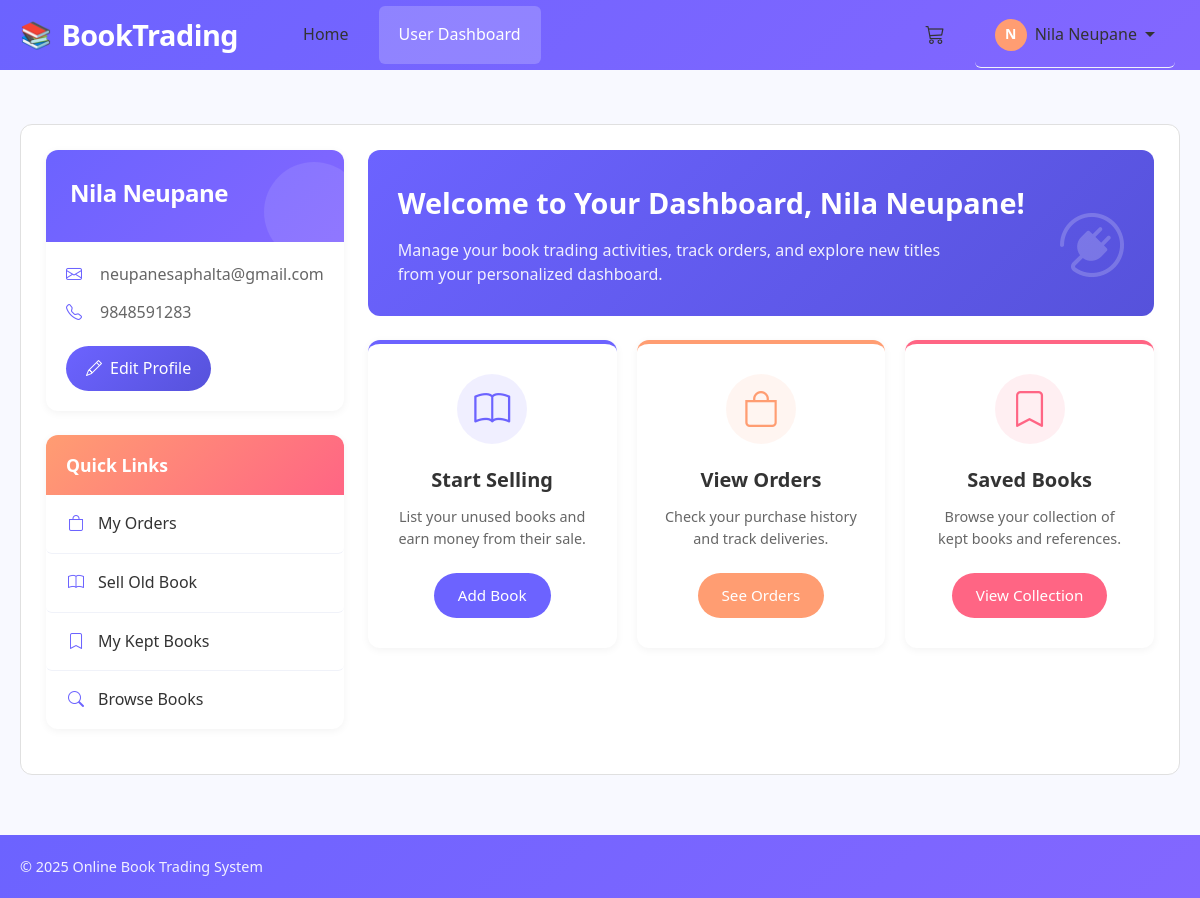
The page /user/dashboard.php (signed in) on the database its author committed.
### tables this page shows
CREATE TABLE `users` (
  `id` int(11) NOT NULL,
  `name` varchar(255) NOT NULL,
  `email` varchar(255) NOT NULL,
  `phone` varchar(20) NOT NULL,
  `password` varchar(255) NOT NULL,
  `address` text DEFAULT NULL,
  `is_admin` tinyint(1) DEFAULT 0,
  `created_at` timestamp NOT NULL DEFAULT current_timestamp()
);

### includes/functions.php (called while the page is built, shortened)
<?php
function getUserById($userId) {
    global $conn;
    $query = "SELECT * FROM users WHERE id = '$userId'";
    $result = mysqli_query($conn, $query);
    return mysqli_fetch_assoc($result);
}
?>

### user/dashboard.php (the view, shortened to what this page needs)
<?php
$relativePath = '../';
require_once $relativePath . 'includes/header.php';
$userId = $_SESSION['user_id'];
$user = getUserById($userId);
?>
<div class="dashboard-wrapper">
    <div class="dashboard-sidebar">
        <div class="profile-card">
            <div class="profile-header">
                <h2 class="profile-name"><?php echo $user['name']; ?></h2>
            </div>
            <div class="profile-body">
                <div class="profile-info">
                    <div class="info-row">
                        <i class="bi bi-envelope info-icon"></i>
                        <?php echo $user['email']; ?>
                    </div>
                    <div class="info-row">
                        <i class="bi bi-telephone info-icon"></i>
                        <?php echo $user['phone']; ?>
                    </div>
                </div>
                <a href="profile.php" class="edit-profile-button">
                    <i class="bi bi-pencil"></i> Edit Profile
                </a>
            </div>
        </div>
        <div class="nav-card">
            <div class="nav-header">
                Quick Links
            </div>
            <div class="nav-links">
                <a href="orders.php" class="nav-link">
                    <i class="bi bi-bag nav-icon"></i> My Orders
                </a>
                <a href="add_book.php" class="nav-link">
                    <i class="bi bi-book nav-icon"></i> Sell Old Book
                </a>
                <a href="kept_books.php" class="nav-link">
                    <i class="bi bi-bookmark nav-icon"></i> My Kept Books
                </a>
                <a href="<?php echo $relativePath; ?>index.php" class="nav-link">
                    <i class="bi bi-search nav-icon"></i> Browse Books
                </a>
            </div>
        </div>
    </div>
    <div class="dashboard-main">
        <div class="welcome-banner">
            <h1 class="welcome-title">Welcome to Your Dashboard, <?php echo $user['name']; ?>!</h1>
            <p class="welcome-text">Manage your book trading activities, track orders, and explore new titles from your personalized dashboard.</p>
        </div>
        <div class="activity-grid">
            <div class="activity-card">
                <div class="activity-icon">
                    <i class="bi bi-book"></i>
                </div>
                <h3 class="activity-title">Start Selling</h3>
                <p class="activity-text">List your unused books and earn money from their sale.</p>
                <a href="add_book.php" class="activity-button">Add Book</a>
            </div>
            <div class="activity-card">
                <div class="activity-icon">
                    <i class="bi bi-bag"></i>
                </div>
                <h3 class="activity-title">View Orders</h3>
                <p class="activity-text">Check your purchase history and track deliveries.</p>
                <a href="orders.php" class="activity-button">See Orders</a>
            </div>
            <div class="activity-card">
                <div class="activity-icon">
                    <i class="bi bi-bookmark"></i>
                </div>
                <h3 class="activity-title">Saved Books</h3>
                <p class="activity-text">Browse your collection of kept books and references.</p>
                <a href="kept_books.php" class="activity-button">View Collection</a>
            </div>
        </div>
    </div>
</div>
<?php require_once $relativePath . 'includes/footer.php'; ?>

### assets/css/style.css (style rules this page uses)
body { font-family: 'Segoe UI', Tahoma, Geneva, Verdana, sans-serif; background-color: #f8f9fa; }

### includes/header.php (style rules this page uses)
:root { --primary-color: #6c63ff; --secondary-color: #ff9d72; --accent-color: #ff6584; --success-color: #4caf50; --light-color: #f8f9ff; --dark-color: #2c2c54; --gray-light: #f0f2f9; --gray-medium: #e0e0e0; --gray-dark: #a0a0a0; --text-primary: #333333; --text-secondary: #666666; --font-primary: 'Poppins', 'Segoe UI', Tahoma, sans-serif; --radius: 12px; --radius-sm: 6px; --transition: all 0.3s ease; }
* { box-sizing: border-box; margin: 0; padding: 0; }
body { font-family: var(--font-primary); line-height: 1.6; color: var(--text-primary); background-color: var(--light-color); min-height: 100vh; }
.nav-link { color: rgba(255, 255, 255, 0.9); text-decoration: none; padding: 10px 15px; font-weight: 500; display: block; border-radius: var(--radius-sm); transition: var(--transition); }

### includes/footer.php (style rules this page uses)
html, body { height: 100%; }
body { display: flex; flex-direction: column; min-height: 100vh; }

### rows shown on the page
users: name "Nila Neupane", email "neupanesaphalta@gmail.com", phone "9848591283"

### other values the page prints
substr($_SESSION['user_name'], 0, 1) "N"
$_SESSION['user_name'] "Nila Neupane"
